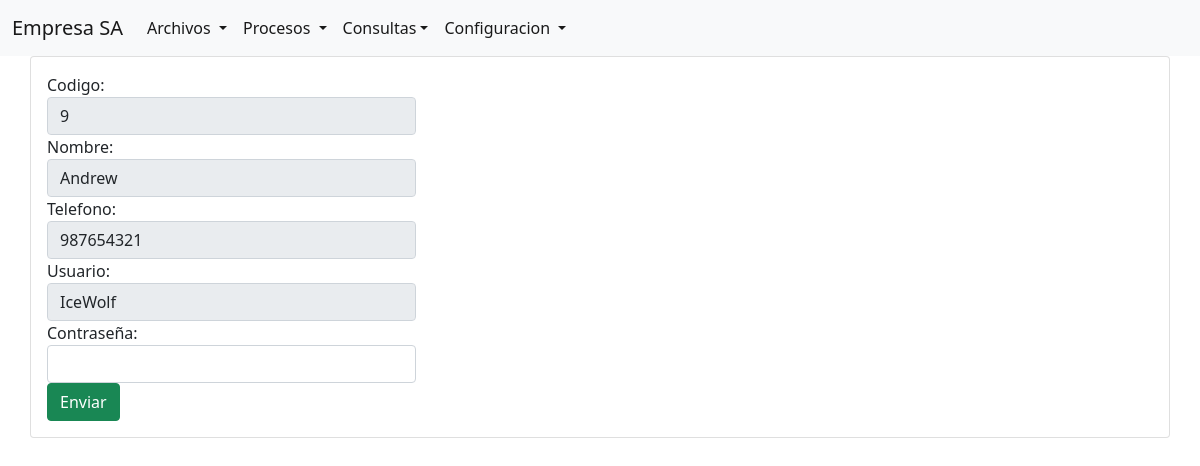
/Modules/Usuarios/contraseña.php (signed in), run on the app's committed database.
### tables this page shows
CREATE TABLE `empleados` (
  `idEmpleado` int(11) NOT NULL,
  `nombre` varchar(50) NOT NULL,
  `telefono` varchar(9) DEFAULT NULL,
  `Usuario` varchar(25) DEFAULT NULL,
  `Contraseña` varchar(1000) DEFAULT NULL
);

### clases/Usuario.php (called while the page is built, shortened)
<?php
    class Usuario{
		private $con;
        public function conectar_db($cn){
            $this->con =$cn;
        }
        public function consulta($id){
			$sql = "SELECT * FROM empleados where idEmpleado=$id";
			$res = mysqli_query($this->con, $sql);
			$return = mysqli_fetch_array($res );
			return $return ;
		}
    }
?>

### Modules/Usuarios/contraseña.php (the view, shortened to what this page needs)
<?php
include_once(__DIR__.'/../../header.php') ?>
<?php
$codigo = $_SESSION["idEmpleado"];
include_once(__DIR__.'/../../includes/acceso.php');
include_once(__DIR__.'/../../clases/Usuario.php');
$conexion = connect_db();
$usuario = new Usuario();
$usuario->conectar_db($conexion);
$datos=$usuario->consulta($codigo);
?>
<div class="container p-12">
<div class="row">
    <div class="card card-body">
        <form action="modifica_con.php" method="post">
        <div class="form-group">
        <div class="col-md-4">Codigo:</div>
        <div class="col-md-4">
            <input type="text" name="idusuario" class="form-control" value="<?php echo $codigo;?>" readonly>
            </div>
            <div class="col-md-4">Nombre:</div>
            <div class="col-md-4">
            <input type="text" name="nom" class="form-control" value="<?php echo $datos['nombre'];?>"readonly >
        </div>
        <div class="col-md-4">Telefono:</div>
        <div class="col-md-4">
            <input type="text" name="tel" class="form-control" value="<?php echo $datos['telefono'];?>"readonly>
            </div>
            <div class="col-md-4">Usuario:</div>
            <div class="col-md-4">
            <input type="text" name="user" class="form-control" value="<?php echo $datos['Usuario'];?>"readonly>
            </div>
            <div class="col-md-4">Contraseña:</div>
            <div class="col-md-4">
            <input type="text" name="pass" class="form-control" value="" autofocus>
            </div>
            <div class="col-md-4">
            <input type="submit" class="btn btn-success btn-block" name="envia_datos" value="Enviar">
            </div>
        </form>
    </div>
  </div>
 </div>
<?php include_once(__DIR__.'/../../footer.php') ?>

### data on the page
empleados: nom "Andrew", tel "987654321", user "IceWolf"
